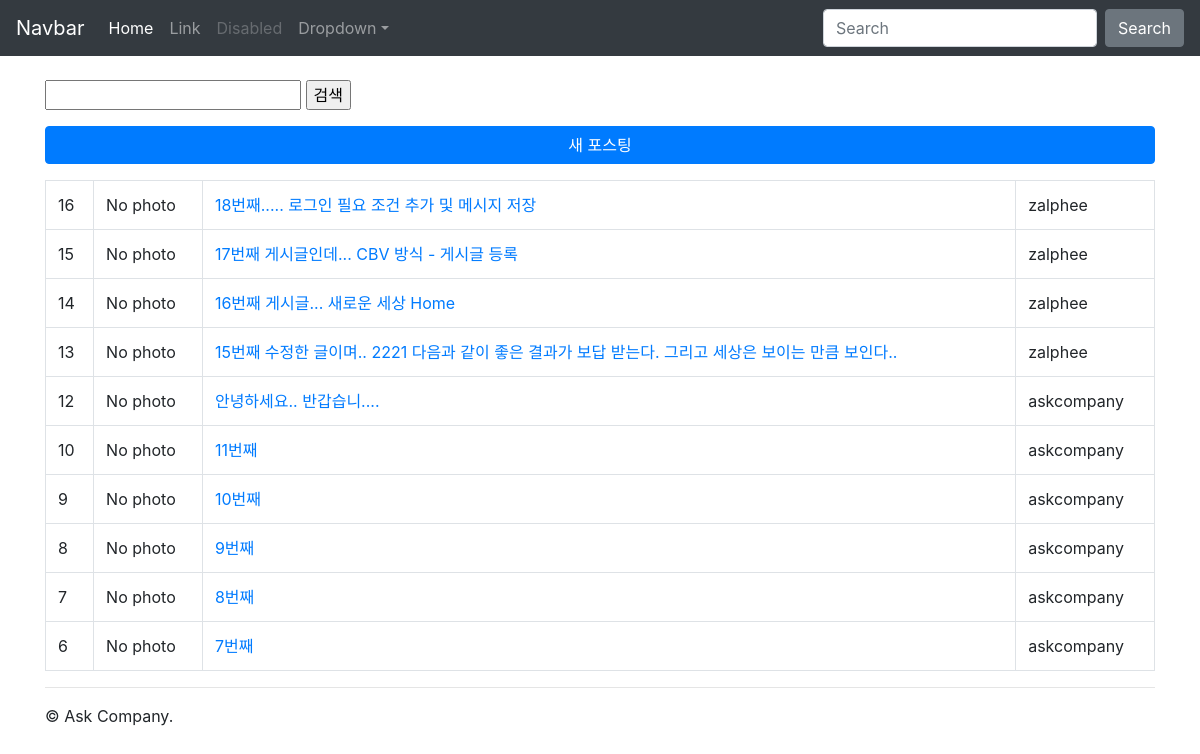
The app's page /instagram/ (signed in), older data.
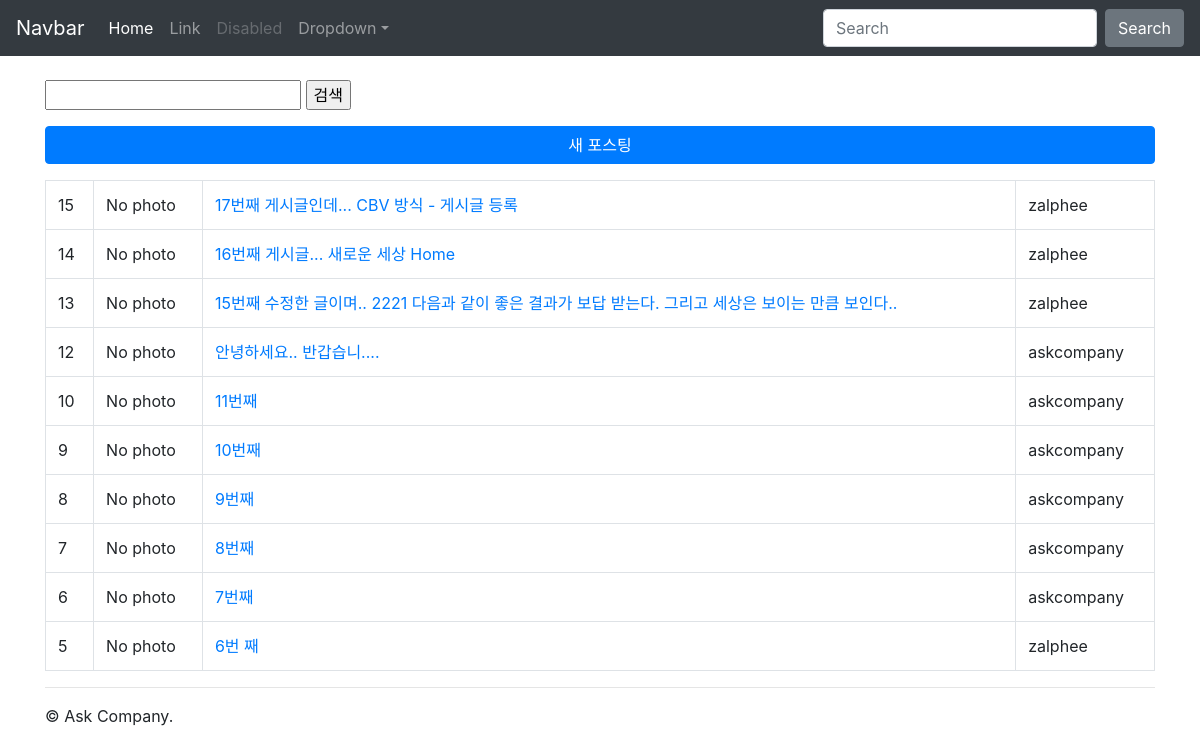
The same page, newer data.
### instagram/models.py (models this page shows, shortened)
class Post(models.Model):
    author = models.ForeignKey(settings.AUTH_USER_MODEL, on_delete=CASCADE, related_name="instagram_post_set")
    message = models.TextField(
        validators=[MinLengthValidator(10)]
    )
    photo = models.ImageField(blank=True, upload_to='instagram/post/images/%Y/%m/%d/')
    tag_set = models.ManyToManyField('Tag', blank=True)
    is_public = models.BooleanField(default=False, verbose_name='공개여부')
    created_at = models.DateTimeField(auto_now_add=True)
    updated_at = models.DateTimeField(auto_now=True)
    class Meta:
        ordering = ['-id']
    def get_absolute_url(self):
        return reverse('instagram:post_detail', args=[self.pk])
    def message_length(self):
        return len(self.message)
    message_length.short_description = "메시지 글자수"

### instagram/views.py (the view)
class PostListView(LoginRequiredMixin, ListView):
    model = Post
    paginate_by = 10

### instagram/templates/instagram/post_list.html (shortened to what this page needs)
{% extends "instagram/layout.html" %}
{% load bootstrap4 %}
{% block content %}
    <form action="" method="get">
        <input type="text" name="q" value="{{ q }}">
        <input type="submit" value="검색"/>
    </form>
    <a href="{% url 'instagram:post_new' %}" class="btn btn-primary btn-block mt-3 mb-3">새 포스팅</a>
    <table class='table table-bordered table-hover'>
        <tbody>
            {% for post in post_list %}
            <tr>
                <td>
                    {{ post.pk }}
                </td>
                <td>
                    {% if post.photo %}
                        <img src="{{ post.photo.url }}" alt="" style="width:100px;">
                    {% else %}
                        No photo
                    {% endif %}
                </td>
                <td>
                    <a href="{{ post.get_absolute_url }}">
                        {{ post.message }}
                    </a>
                </td>
                <td>
                    {{ post.author }}
                </td>
            </tr>
            {% endfor %}
            </tbody>
    </table>
{% endblock content %}

### instagram/templates/instagram/layout.html
{% extends 'layout.html' %}

### askcompany/templates/layout.html (shortened to what this page needs)
{% load static %}
<!DOCTYPE html>
<html lang="en">
<head>
    <link rel="stylesheet" href="{% static 'bootstrap-4.6.1-dist/css/bootstrap.css' %}">
</head>
<body>
    <nav class="navbar navbar-expand-md navbar-dark bg-dark fixed-top ">
      <a class="navbar-brand" href="#">Navbar</a>
      <div class="collapse navbar-collapse" id="navbarsExampleDefault">
        <ul class="navbar-nav mr-auto">
          <li class="nav-item active">
            <a class="nav-link" href="#">Home <span class="sr-only">(current)</span></a>
          </li>
          <li class="nav-item">
            <a class="nav-link" href="#">Link</a>
          </li>
          <li class="nav-item">
            <a class="nav-link disabled">Disabled</a>
          </li>
          <li class="nav-item dropdown">
            <a class="nav-link dropdown-toggle" href="#" id="dropdown01" data-toggle="dropdown" aria-expanded="false">Dropdown</a>
          </li>
        </ul>
        <form class="form-inline my-2 my-lg-0">
          <input class="form-control mr-sm-2" type="text" placeholder="Search" aria-label="Search">
          <button class="btn btn-secondary my-2 my-sm-0" type="submit">Search</button>
        </form>
      </div>
    </nav>
    <div class="container">
        <div class="row">
            <div class="col-sm-12">
                {% block content %}
                {% endblock content %}
                <hr>
                &copy; Ask Company.
            </div>
        </div>
    </div>
</body>
</html>

### askcompany/templates/layout.html (style rules this page uses)
body { padding-top: 5rem; padding-bottom: 2rem; }

Row changes from the older to the newer data that the page shows:
removed Post: pk "16", photo "No photo", message "18번째..... 로그인 필요 조건 추가 및 메시지 저장", author "zalphee"
now on this page (row unchanged): Post: pk "5", photo "No photo", message "6번 째", author "zalphee"
